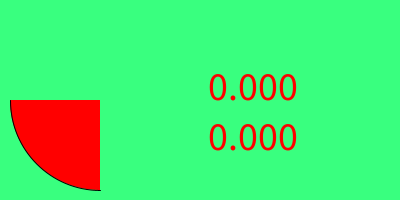
Frame 1 (no input)
Frame 60 (the mouse pressed at the canvas centre just before this capture): identical to frame 1, image omitted
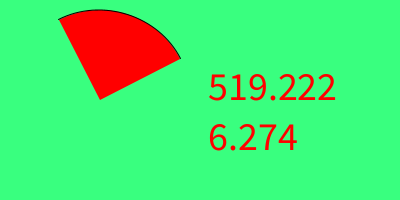
Frame 120 (the mouse held since frame 60 and released just before this capture)

The Processing sketch that drew these frames (run headless with seeded random() and noise(); from frame 60 on, the mouse is pressed at the canvas centre):

// Processing sketch: week16_step06
// ── week16_step06.pde
void setup(){
  size(400,200);
  fill(255,0,0);
  textSize(40);
}
float shift=0, v=0;
void mousePressed(){
  //v = random(10);//0...10.0
  v = random(10)+5;//5...15.0
}
void draw(){
  background(57,255,127);
  float start = radians(90+shift);
  float stop = radians(180+shift);
  arc( 100,100, 180,180, start, stop );
  if(v>0.1);{//還有轉動速度，就轉動
  shift+=v;//轉動的速度
  v = v * 0.99;//速度會慢慢減速
}
  text(shift, 200, 100);//印出shift
  text(v, 200, 150);//印出轉動速度
}
